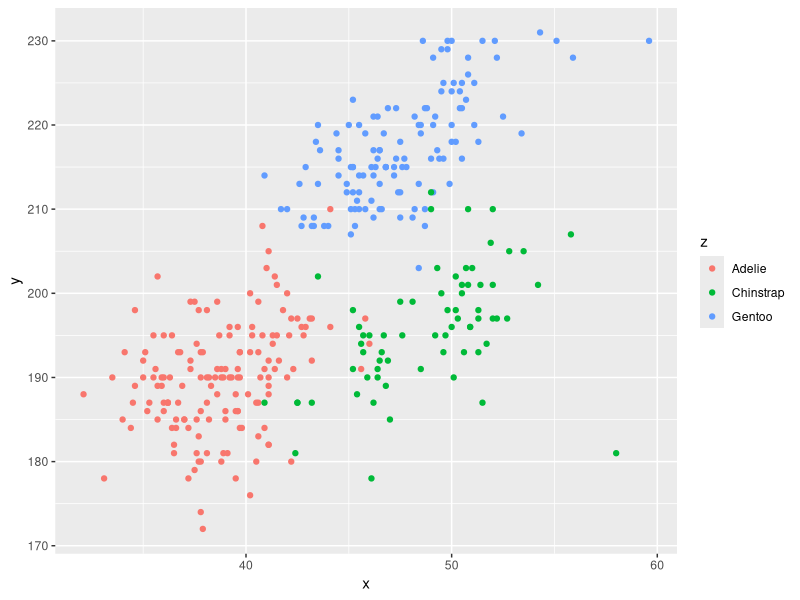

This figure's R source:
## ---- chunk 1
library(tidyverse)
## ---- chunk 2
US_states_df = 
  tibble(
     Sample = rnorm(10),
     Sample_gt_0 = Sample > 0,
     States = c("New York", "California", "Rhode Island", "Maine", "Missouri", "Connecticut", 
                "New Jersey", "Pennsylvania", "Washington", "South Dakota"),
     Time_zone = factor(c("Eastern", "Pacific", "Eastern", "Eastern", "Central", "Eastern",                                 "Eastern", "Eastern", "Pacific", "Central")),
)
US_states_df
## ---- chunk 3
mean(pull(US_states_df, Sample))
mean(pull(US_states_df, Sample_gt_0))
mean(pull(US_states_df, States))
mean(pull(US_states_df, Time_zone))
## ---- chunk 4
data("penguins", package = "palmerpenguins")
## ---- chunk 5
scatterplot_df = tibble(
  x = pull(penguins, bill_length_mm),
  y = pull(penguins, flipper_length_mm),
  z = pull(penguins, species)
)
## ---- chunk 6
plot = ggplot(scatterplot_df, aes(x = x, y = y, color = z)) + geom_point()
## ---- chunk 7
ggsave(
  "plot.pdf"
 )
